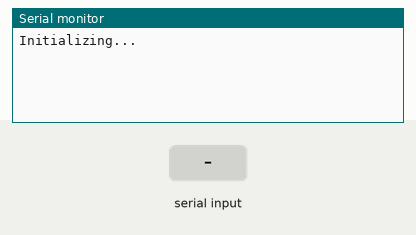
Simulated run of this sketch. Board: Arduino Uno, built with avr-gcc and run on an emulated ATmega328P. Shown: the last lines printed to the serial monitor. The test bench sets the inputs (shaded band).

Above: at 1.5 s.
1.6 s: "1" received over the second serial link
At 2.8 s:
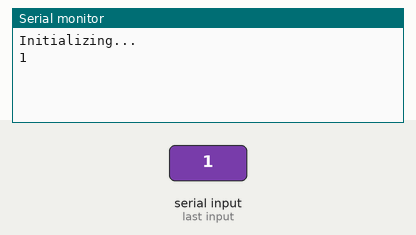
3.5 s: "0" received over the second serial link
At 3.9 s:
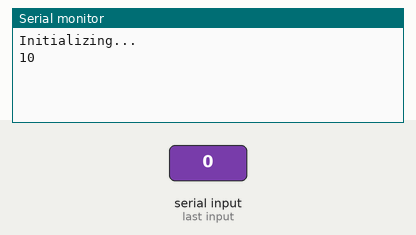

The sketch:

Recv_Call.ino
```cpp
#include <SoftwareSerial.h>

//Create software serial object to communicate with SIM800L
SoftwareSerial mySerial(8, 9); //SIM800L Tx & Rx is connected to Arduino #8 & #7

void setup()
{
  //Begin serial communication with Arduino and Arduino IDE (Serial Monitor)
  Serial.begin(9600);

  //Begin serial communication with Arduino and SIM800L
  mySerial.begin(9600);

  Serial.println("Initializing...");
}

void loop()
{
  updateSerial();
}

void updateSerial()
{
  delay(500);
  while (Serial.available())
  {
    mySerial.write(Serial.read());//Forward what Serial received to Software Serial Port
  }
  while(mySerial.available())
  {
    Serial.write(mySerial.read());//Forward what Software Serial received to Serial Port
  }
}
```

Source omitted: icons.c (data table, 53161 bytes)

Measured:
- after the input at 1.6 s, the serial monitor: prints a new line after 0.40 s (image 1)
- after the input at 3.5 s, the serial monitor: prints a new line at once (image 2)
